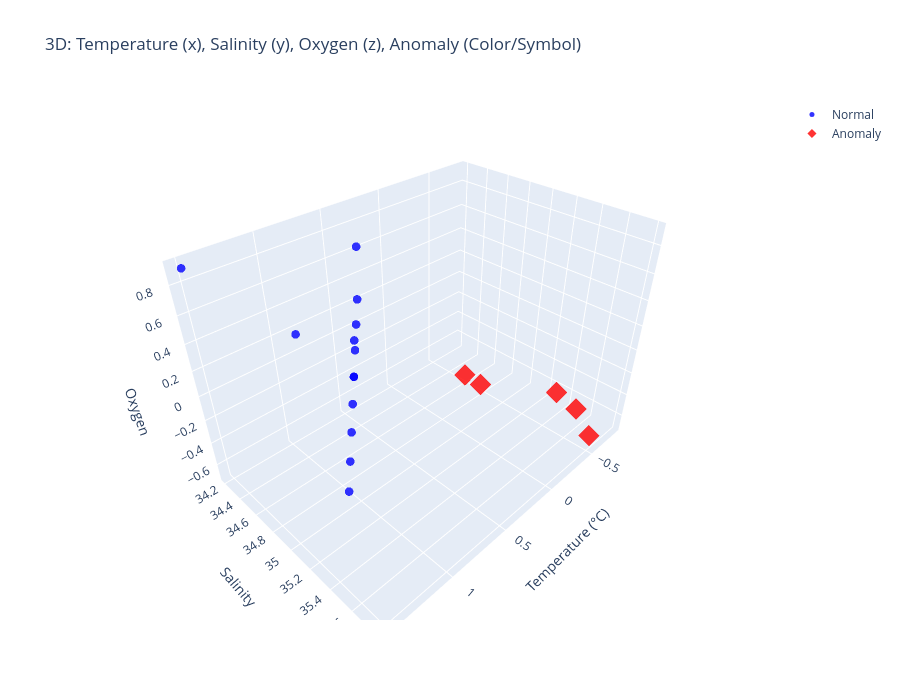

This figure's notebook cell:
### Code cell
import pandas as pd
import plotly.graph_objects as go

# Replace this with your actual data loading from 'argo_labeled.csv'
# df = pd.read_csv('argo_labeled.csv')
# For demonstration, a dummy DataFrame is used:
data = {
    'Temperature': [0.5, -0.2, 1.2, -0.8, 1.5, 0.1, -0.5, 0.9, 1.1, -0.3, 0.6, 0.7, 0.8, 0.9, 1.0, 1.1, 1.2, 1.3],
    'Salinity': [34.5, 35.0, 34.8, 35.5, 34.2, 35.1, 35.8, 34.9, 35.2, 35.6, 34.6, 34.7, 34.8, 34.9, 35.0, 35.1, 35.2, 35.3],
    'Oxygen': [0.8, -0.4, 0.6, -0.7, 0.9, -0.1, -0.6, 0.2, 0.7, -0.2, 0.5, 0.4, 0.3, 0.2, 0.1, 0.0, -0.1, -0.2],
    'Anomaly_Status': ['Normal', 'Anomaly', 'Normal', 'Anomaly', 'Normal', 'Anomaly', 'Anomaly', 'Normal', 'Normal', 'Anomaly', 'Normal', 'Normal', 'Normal', 'Normal', 'Normal', 'Normal', 'Normal', 'Normal']
}
df = pd.DataFrame(data)

# Create two separate DataFrames for 'Normal' and 'Anomaly' points
df_normal = df[df['Anomaly_Status'] == 'Normal']
df_anomaly = df[df['Anomaly_Status'] == 'Anomaly']

# Create the 3D scatter plot
fig = go.Figure()

# Add the 'Normal' data as blue circles
fig.add_trace(go.Scatter3d(
    x=df_normal['Temperature'],
    y=df_normal['Salinity'],
    z=df_normal['Oxygen'],
    mode='markers',
    marker=dict(
        size=5,
        color='blue',
        symbol='circle',
        opacity=0.8
    ),
    name='Normal'
))

# Add the 'Anomaly' data as red diamonds
fig.add_trace(go.Scatter3d(
    x=df_anomaly['Temperature'],
    y=df_anomaly['Salinity'],
    z=df_anomaly['Oxygen'],
    mode='markers',
    marker=dict(
        size=7,
        color='red',
        symbol='diamond',
        opacity=0.8
    ),
    name='Anomaly'
))

# Update the layout for a better view
fig.update_layout(
    title='3D: Temperature (x), Salinity (y), Oxygen (z), Anomaly (Color/Symbol)',
    scene=dict(
        xaxis_title='Temperature (°C)',
        yaxis_title='Salinity',
        zaxis_title='Oxygen',
    ),
    height=700
)

fig.show()

### Figure 1 — Plotly figure (JSON) as saved in the notebook; plotly's stock layout.template omitted (floating-point values rounded to 4 significant figures)
{"data": [{"marker": {"color": "blue", "opacity": 0.8, "size": 5, "symbol": "circle"}, "mode": "markers", "name": "Normal", "type": "scatter3d", "x": [0.5, 1.2, 1.5, 0.9, 1.1, 0.6, 0.7, 0.8, 0.9, 1.0, 1.1, 1.2, 1.3], "y": [34.5, 34.8, 34.2, 34.9, 35.2, 34.6, 34.7, 34.8, 34.9, 35.0, 35.1, 35.2, 35.3], "z": [0.8, 0.6, 0.9, 0.2, 0.7, 0.5, 0.4, 0.3, 0.2, 0.1, 0.0, -0.1, -0.2]}, {"marker": {"color": "red", "opacity": 0.8, "size": 7, "symbol": "diamond"}, "mode": "markers", "name": "Anomaly", "type": "scatter3d", "x": [-0.2, -0.8, 0.1, -0.5, -0.3], "y": [35.0, 35.5, 35.1, 35.8, 35.6], "z": [-0.4, -0.7, -0.1, -0.6, -0.2]}], "layout": {"height": 700, "scene": {"xaxis": {"title": {"text": "Temperature (°C)"}}, "yaxis": {"title": {"text": "Salinity"}}, "zaxis": {"title": {"text": "Oxygen"}}}, "title": {"text": "3D: Temperature (x), Salinity (y), Oxygen (z), Anomaly (Color/Symbol)"}}}
